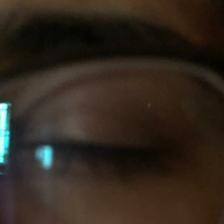
#> input picture SVM Model/dataset_split/test/drowsy/col_glass_image_191.jpg, 224 x 224 px, given in place of the camera
$ python drowsiness_app.py
#> lines starting #> are read from the running program, lines starting #| are printed output that depends on the picture; after the words box and inside, x2 and y2 are one past the last pixel; in counts of white or black regions, pixels touching at a corner belong together
import cv2
import os
import joblib
import numpy as np
import time
import winsound
import threading
from skimage.feature import hog, local_binary_pattern

# --- Configuration ---
MODEL_PATH = 'svm_model.pkl'
PARAMS_PATH = 'hog_parameters.pkl'
LABEL_ENCODER_PATH = 'label_encoder.pkl'

# Detectors
HAAR_FACE_PATH = cv2.data.haarcascades + 'haarcascade_frontalface_default.xml'
HAAR_EYE_PATH = cv2.data.haarcascades + 'haarcascade_eye_tree_eyeglasses.xml'

# Parameters
EYE_CLOSED_FRAMES_THRESH = 10  # Consecutive frames with 0 eyes to trigger alert
SVM_DROWSY_THRESHOLD = 0.7     # Probability threshold for SVM
WARMUP_DURATION = 5.0          # Seconds to wait before alerting
ALERT_COOLDOWN = 3.0           # Seconds between alerts

# --- Initialization ---
print("Loading model artifacts...")
try:
    if not all(os.path.exists(p) for p in [MODEL_PATH, PARAMS_PATH, LABEL_ENCODER_PATH]):
        raise FileNotFoundError("Model files missing.")

    svm_model = joblib.load(MODEL_PATH)
    params = joblib.load(PARAMS_PATH)
    label_map = joblib.load(LABEL_ENCODER_PATH)
    IMG_SIZE = params['image_size']
    MODELS_LOADED = True
    print("SVM Model Loaded Successfully.")
except Exception as e:
    print(f"WARNING: Feature Extraction Models not found ({e}). Running in Eye-Detection Only mode.")
    MODELS_LOADED = False
    IMG_SIZE = (224, 224) # Default

# Load Detectors
face_cascade = cv2.CascadeClassifier(HAAR_FACE_PATH)
eye_cascade = cv2.CascadeClassifier(HAAR_EYE_PATH)

# --- Logic: Feature Extraction (MATCHING TRAINING) ---
def extract_feature_vector(image):
    # Extract HOG
    hog_fd = hog(image,
                 orientations=params['orientations'],
                 pixels_per_cell=params['pixels_per_cell'],
                 cells_per_block=params['cells_per_block'],
                 visualize=False)

    # Extract LBP
    lbp = local_binary_pattern(image,
                               params['lbp_points'],
                               params['lbp_radius'],
                               method='uniform')

    n_bins = int(lbp.max() + 1)
    lbp_hist, _ = np.histogram(lbp.ravel(), bins=n_bins, range=(0, n_bins), density=True)

    # Combine
    combined = np.hstack((hog_fd, lbp_hist))
    return combined

# --- Logic: Audio Alert ---
def play_alert(message, beep_enabled=True):
    try:
        # 1. Beep Sound (Frequency 2500Hz, Duration 1000ms)
        if beep_enabled:
            winsound.Beep(2500, 1000)

        # 2. Voice Command (PowerShell TTS)
        # Using a non-blocking calling strategy typically requires threading in Caller,
        # but os.system is blocking. We'll rely on the thread wrapper.
        safe_msg = message.replace("'", "")
        cmd = f'PowerShell -Command "Add-Type –AssemblyName System.Speech; (New-Object System.Speech.Synthesis.SpeechSynthesizer).Speak(\'{safe_msg}\');"'
        os.system(cmd)
    except Exception as e:
        print(f"Audio Error: {e}")

# --- Main Application ---
def main():
    cap = cv2.VideoCapture(0)

    # State
    closed_frames = 0
    last_alert_time = 0
    start_time = time.time()

    print("Starting Hybrid Drowsiness Detection... Press 'q' to quit.")

    while True:
        ret, frame = cap.read()
#> frame is the input picture: shape (224, 224, 3); mean B, G, R 29.7, 39.5, 49.4
        if not ret: break

        frame = cv2.flip(frame, 1) # Mirror
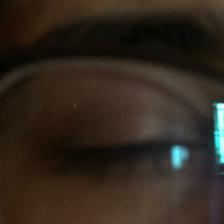
#> frame: shape (224, 224, 3); mean B, G, R 29.7, 39.5, 49.4
        gray = cv2.cvtColor(frame, cv2.COLOR_BGR2GRAY)
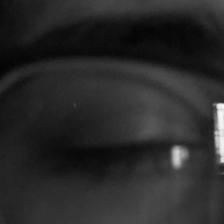
#> gray: shape (224, 224); min 2, max 249, mean 41.4

        faces = face_cascade.detectMultiScale(gray, 1.1, 5, minSize=(100, 100))
#> faces = ()

        if len(faces) == 0:
            cv2.putText(frame, "No Face Detected", (50, 50), cv2.FONT_HERSHEY_SIMPLEX, 0.8, (0, 0, 255), 2)
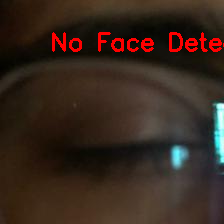
#> frame: shape (224, 224, 3); 2.27% of pixels changed, all inside (x1, y1, x2, y2) = (52, 32, 224, 52)

        for (x, y, w, h) in faces:
            # Draw Face Box
            cv2.rectangle(frame, (x, y), (x+w, y+h), (255, 255, 0), 2)

            # --- Mechanism 1: Geometric Eye Detection ---
            face_roi_gray = gray[y:y+h//2, x:x+w]
            eyes = eye_cascade.detectMultiScale(face_roi_gray, 1.1, 4, minSize=(30, 30))

            if len(eyes) == 0:
                closed_frames += 1
            else:
                closed_frames = 0

            for (ex, ey, ew, eh) in eyes:
                # Draw Eye Boxes (green)
                camera_x = x + ex
                camera_y = y + ey
                cv2.rectangle(frame, (camera_x, camera_y), (camera_x+ew, camera_y+eh), (0, 255, 0), 1)

            # --- Mechanism 2: SVM Analysis ---
            svm_status = "Unknown"
            is_svm_drowsy = False
            svm_drowsy_prob = 0.0

            if MODELS_LOADED:
                try:
                    face_img = frame[y:y+h, x:x+w]
                    face_resized = cv2.resize(face_img, (IMG_SIZE[1], IMG_SIZE[0]))
                    face_gray_svm = cv2.cvtColor(face_resized, cv2.COLOR_BGR2GRAY)

                    features = extract_feature_vector(face_gray_svm)
                    prob = svm_model.predict_proba([features])[0]
                    svm_drowsy_prob = prob[1] # Probability of being Drowsy

                    if svm_drowsy_prob > SVM_DROWSY_THRESHOLD:
                        is_svm_drowsy = True
                        svm_status = "DROWSY"
                        status_color = (0, 0, 255) # Red
                    else:
                        svm_status = "ACTIVE"
                        status_color = (0, 255, 0) # Green

                except Exception as e:
                    print(f"SVM Error: {e}")

            # --- Logic & Visuals ---
            final_status = svm_status if MODELS_LOADED else "Monitoring"
            alert_msg = "You are active."
            is_serious_alert = False
            should_alert = False

            # Check Triggers
            if closed_frames > EYE_CLOSED_FRAMES_THRESH:
                final_status = "EYES CLOSED!"
                status_color = (0, 0, 255)
                should_alert = True
                alert_msg = "Driver Alert: Eyes closed Please stay attentive."
                is_serious_alert = True
            elif is_svm_drowsy:
                # SVM Drowsy
                should_alert = True
                alert_msg = "Driver Alert: You are drowsy."
                is_serious_alert = True
            else:
                # Active
                should_alert = True
                alert_msg = "Driver Alert: You are fully attentive and driving safely."
                is_serious_alert = False

            # --- UI: Info Panel ---
            # Create a semi-transparent overlay for stats
            overlay = frame.copy()
            cv2.rectangle(overlay, (x, y-60), (x+200, y), (0, 0, 0), -1)
            cv2.addWeighted(overlay, 0.6, frame, 0.4, 0, frame)

            # Status Text
            cv2.putText(frame, f"STATUS: {final_status}", (x+5, y-40), cv2.FONT_HERSHEY_SIMPLEX, 0.6, (255, 255, 255), 1)
            cv2.putText(frame, f"Closed Frames: {closed_frames}", (x+5, y-20), cv2.FONT_HERSHEY_SIMPLEX, 0.5, (200, 200, 200), 1)

            # --- UI: Probability Bar ---
            if MODELS_LOADED:
                # Bar Background
                bar_x, bar_y, bar_w, bar_h = 10, 50, 200, 20
                cv2.rectangle(frame, (bar_x, bar_y), (bar_x+bar_w, bar_y+bar_h), (50, 50, 50), -1)

                # Filled Portion based on Probability
                fill_w = int(svm_drowsy_prob * bar_w)
                # Color gradients for bar: Green -> Yellow -> Red
                if svm_drowsy_prob < 0.5: bar_color = (0, 255, 0)
                elif svm_drowsy_prob < 0.8: bar_color = (0, 255, 255)
                else: bar_color = (0, 0, 255)

                cv2.rectangle(frame, (bar_x, bar_y), (bar_x+fill_w, bar_y+bar_h), bar_color, -1)
                cv2.putText(frame, f"Drowsiness Lvl: {int(svm_drowsy_prob*100)}%", (bar_x, bar_y-5), cv2.FONT_HERSHEY_SIMPLEX, 0.5, (255, 255, 255), 1)

            # Trigger Audio
            current_time = time.time()
            if should_alert and (current_time - start_time > WARMUP_DURATION):
                if (current_time - last_alert_time) > ALERT_COOLDOWN:
                    last_alert_time = current_time
                    t = threading.Thread(target=play_alert, args=(alert_msg, is_serious_alert))
                    t.daemon = True
                    t.start()

            # Warmup Timer
            if current_time - start_time < WARMUP_DURATION:
                 cv2.putText(frame, f"WARMUP: {int(WARMUP_DURATION - (current_time - start_time))}", (10, 100), cv2.FONT_HERSHEY_SIMPLEX, 0.7, (0, 255, 255), 2)
#> this loop made 0 passes
#> after the loop, last_alert_time = 0

        cv2.imshow('Hybrid Drowsiness Detection', frame)
        if cv2.waitKey(1) & 0xFF == ord('q'):
#> (key q is pressed here)
            break

    cap.release()
    cv2.destroyAllWindows()

if __name__ == "__main__":
    main()

$ run again, on SVM Model/dataset_split/test/drowsy/col_glass_image_195.jpg
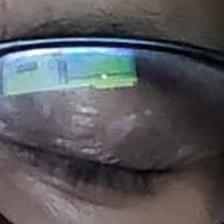
#> input picture SVM Model/dataset_split/test/drowsy/col_glass_image_195.jpg, 224 x 224 px, given in place of the camera
#> in main, frame is the input picture: shape (224, 224, 3); mean B, G, R 91.6, 87.6, 88
#> in main, `gray = cv2.cvtColor(frame, cv2.COLOR_BGR2GRAY)`:
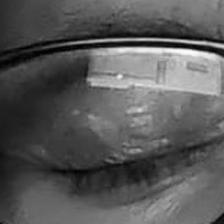
#> gray: shape (224, 224); min 0, max 253, mean 88.2
#> faces = ()
#> in main, `cv2.putText(frame, "No Face Detected", (50, 50), cv2.FONT_HERSHEY_SIMP..`:
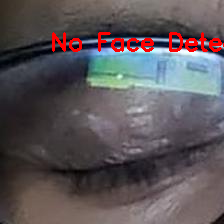
#> frame: shape (224, 224, 3); mean B, G, R 89.1, 85.6, 92.1
#> after the loop in main, `for (x, y, w, h) in faces:`: last_alert_time = 0
